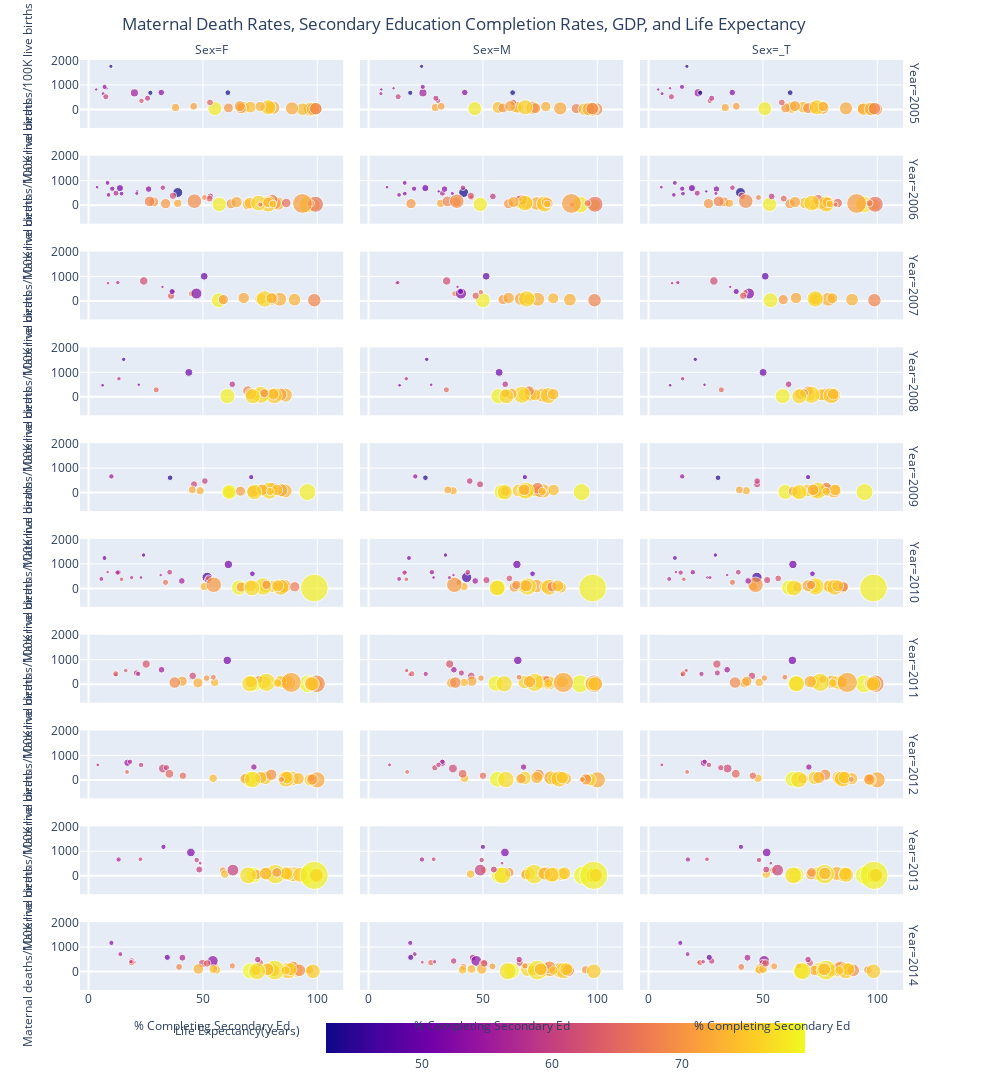

The cell this chart's notebook holds for it:
### Code cell
#dropping any rows that don't have data for all variables of interest
df = filtered_ten_years.dropna(how='any', 
                      subset=['Maternal_Death_Rate',
                              'Secondary_ed_completion_percent',
                              'Life_Expectancy',
                              'GDP_Per_Capita', 
                              'Sex'])

fig =  px.scatter(df, 
                  x="Secondary_ed_completion_percent", 
                  y="Maternal_Death_Rate", 
                  color="Life_Expectancy",
                  size="GDP_Per_Capita",
                  facet_col="Sex",
                  facet_row="Year",
                  height=2500,
                  width=1000,
                  labels={
                      "Secondary_ed_completion_percent" : "% Completing Secondary Ed",
                      "Maternal_Death_Rate" : "Maternal deaths/100K live births",
                      "Life_Expectancy" : "Life Expectancy(years)",
                      "GDP_Per_Capita" : "GDP per capita"
                  },
                  category_orders={
                      "Year" : [2005, 2006, 2007, 2008, 2009, 2010, 2011, 2012, 2013, 2014]
                  },
                  hover_name="Country",
                  hover_data={"Maternal_Death_Rate":True,
                              "Secondary_ed_completion_percent":":.2f",
                              "GDP_Per_Capita":":$.2f",
                              "Life_Expectancy":":.2f",
                              "Continent":True, 
                              "Year":False,
                              "Sex":False})

fig.update_layout(title_text="Maternal Death Rates, Secondary Education Completion Rates, GDP, and Life Expectancy",
                 title_xanchor="auto",
                 title_xref="paper")

fig.update_xaxes(title_font_size=12)

fig.update_yaxes(title_font_size=12)

fig.update_coloraxes(colorbar_len=.75, 
                     colorbar_title_font_size=12,
                     colorbar=dict(orientation="h"),
                     colorbar_y=-.025,
                     colorbar_yanchor="top")
    
fig.show()
